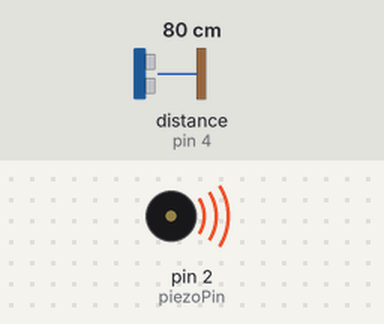
Bench run of a sketch on a simulated Arduino Uno, built with avr-gcc and run on an emulated ATmega328P. On the bench: buzzer (waves = sounding). Wiring (inferred from the names in the program): ultrasonic range finder: trigger pin 3; echo pin 4. Inputs (shaded band) come from the test bench; at power-on: distance to the obstacle (sensor on pin 4) 80 cm. The echo pulse lasts 58.3 µs per cm; what the sketch prints to the serial monitor is not drawn.

Above: at 4.03 s.
4.3 s: distance to the obstacle (sensor on pin 4) set to 2 cm
Timing chart, 0 to 13.3 s (numbered marks = the images above; inputs shaded):
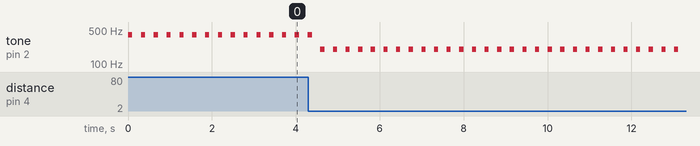

Measured:
- by itself, tone on pin 2 (piezoPin): alternates 200 Hz for 0.10 s and silent for 0.20 s

The sketch:

lecture7myDummyParkingSensor.ino
```cpp
/*
Author: Thanos Moschou
Description: Dummy Parking Sensor

Components:
1 Uno R3
1 Breadboard
1 Piezo
1 Resistor 100 Ohm
1 Distance Sensor HC-SR04
Jumper Wires
*/

#define ALARM_NOTE_AWAY 400
#define ALARM_NOTE_NEAR 200

const int piezoPin = 2;
const int trigPin = 3;
const int echoPin = 4;

long duration;
float distance;
const int alarmDistance = 50;

void setup()
{
  pinMode(echoPin, INPUT);
  pinMode(trigPin, OUTPUT);
  pinMode(piezoPin, OUTPUT);

  digitalWrite(trigPin, LOW); // Make sure distance sensor is off.

  Serial.begin(9600);
}

void loop()
{
  // Enable distance sensor
  digitalWrite(trigPin, HIGH);
  delayMicroseconds(10);
  digitalWrite(trigPin, LOW); // Now echo pin is enabled. Let's see how long it will be enabled and calculate the distance based on the duration it is enabled.

  // Calculate distance
  duration = pulseIn(echoPin, HIGH);
  distance = duration * 0.034 / 2;

  Serial.print("Distance: ");
  Serial.print(distance);
  Serial.println(" cm");

  if (distance < alarmDistance) {
    tone(piezoPin, ALARM_NOTE_NEAR);
    delay(100);
    noTone(piezoPin);
    delay(100);
  } else {
    tone(piezoPin, ALARM_NOTE_AWAY);
    delay(100);
    noTone(piezoPin);
    delay(100);
  }

  delay(100);

}
```
